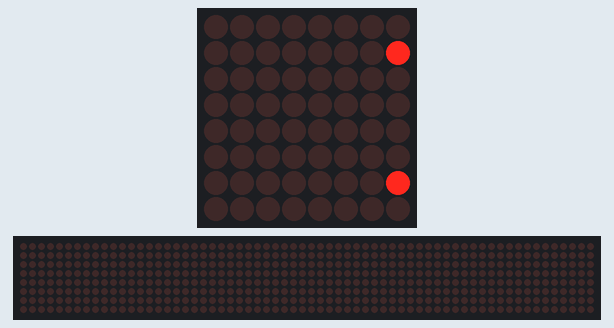
A program run on a simulated Raspberry Pi (BCM pin numbers). Parts: 8×8 LED matrix, a strip that is not on the board, showing the scrolling text unrolled. The 64×8 strip is a reading aid, not a part: it shows the text the matrix is scrolling, unrolled, one strip-width of it at a time; what the program prints to the terminal is not drawn. At 35.5 s the program stops and its outputs stay as they are.

Above: at 0.15 s.
At 3.75 s:
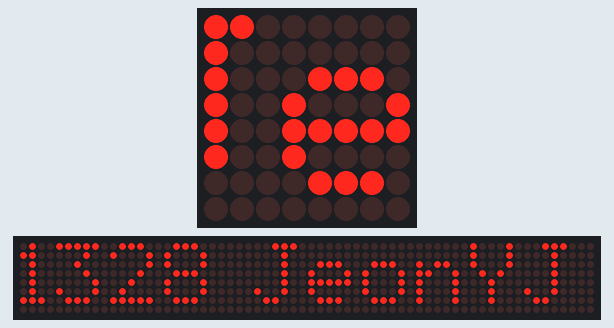
At 7.46 s:
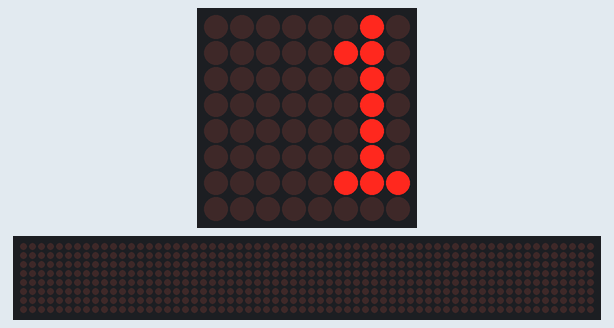
At 14.86 s:
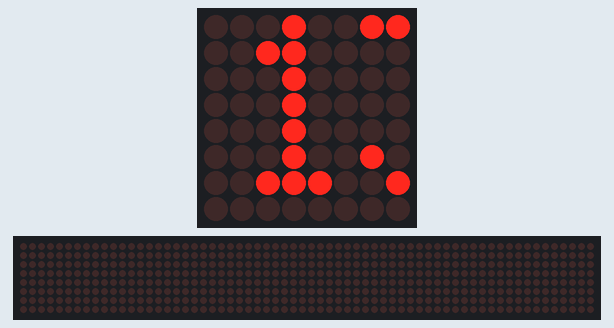
At 25.16 s:
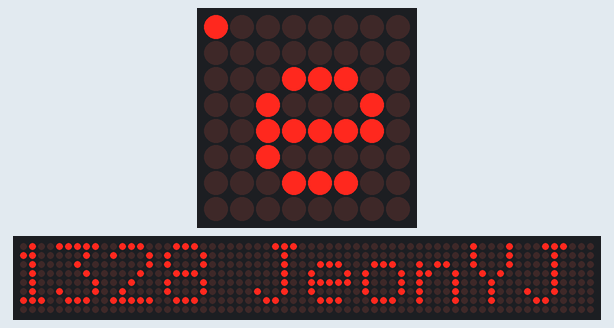
At 35.41 s:
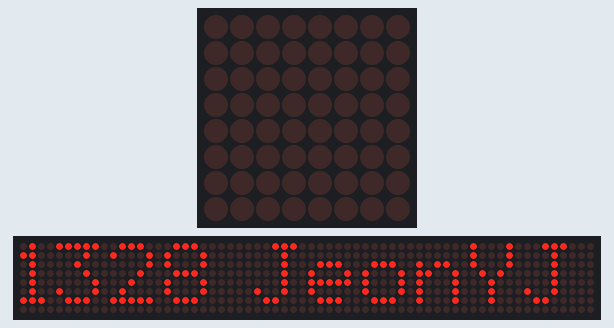

The program:

dotmatrix.py
```python
from luma.led_matrix.device import max7219
from luma.core.interface.serial import spi, noop
from luma.core.legacy import show_message
from luma.core.legacy.font import proportional, LCD_FONT

serial=spi(port=0, device=0, gpio=noop())
device=max7219(serial, cascaded=1, block_orientation=0,rotate=0,blocks_arranged_in_reverse_order=False)
print("Created device")
msg="1328 JeonYJ"
print(msg)
for i in range(5):
    show_message(device, msg, fill="white",font=proportional(LCD_FONT),scroll_delay=0.1)
```
